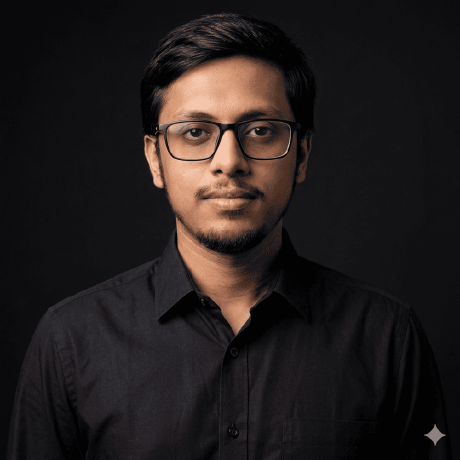
#> input picture assets/profile.png, 460 x 460 px
$ python animate_dotify.py --input ../assets/profile.png --output out.png
#> lines starting #> are read from the running program, lines starting #| are printed output that depends on the picture
#!/usr/bin/env python3
"""Readable animated dot portrait. Dependency: Pillow >= 10.

The dots keep nearly constant area so shadow details are not attenuated twice.
A low-opacity source underlay restores detail at small README display sizes.
The only motion is a periodic lighting sweep; facial geometry never shifts.
"""
from __future__ import annotations
import argparse
import math
from pathlib import Path
from PIL import Image, ImageColor, ImageDraw, ImageEnhance, ImageFilter, ImageOps


def parse_args():
    p = argparse.ArgumentParser(description=__doc__)
    p.add_argument('--input', required=True)
    p.add_argument('--output', required=True)
    p.add_argument('--cols', type=int, default=110)
    p.add_argument('--frames', type=int, default=48)
    p.add_argument('--duration', type=int, default=90, help='Milliseconds per frame')
    p.add_argument('--detail', type=float, default=0.88, help='Detail retention, 0 to 1')
    p.add_argument('--color', action='store_true')
    p.add_argument('--bg', default='#0b0f14')
    p.add_argument('--dot', default='#e8eef5')
    p.add_argument('--size', type=int, default=660)
    p.add_argument('--underlay', type=float, default=0.22, help='Subtle source underlay, 0 to 1; use 0 for pure dots')
    p.add_argument('--supersample', type=int, default=2, choices=[1, 2, 3])
    args = p.parse_args()
    if not 24 <= args.cols <= 200: p.error('--cols must be 24..200')
    if not 2 <= args.frames <= 120: p.error('--frames must be 2..120')
    if not 128 <= args.size <= 1200: p.error('--size must be 128..1200')
    if not 20 <= args.duration <= 1000: p.error('--duration must be 20..1000')
    if not 0 <= args.detail <= 1 or not 0 <= args.underlay <= 1:
        p.error('--detail and --underlay must be between 0 and 1')
    return args


def prepare_source(path, size, detail):
    with Image.open(path) as opened:
        image = ImageOps.exif_transpose(opened).convert('RGB')
    image = ImageOps.fit(image, (size, size), method=Image.Resampling.LANCZOS)
    # Lift midtones gently without the old contrast/autocontrast highlight clipping.
    gamma = 0.91 - 0.08 * detail
    lut = [round(255 * (i / 255) ** gamma) for i in range(256)]
    image = image.point(lut * 3)
    image = ImageEnhance.Color(image).enhance(0.95)
    return image.filter(ImageFilter.UnsharpMask(radius=1.0, percent=95, threshold=3))


def prepare_grid(source, cols, bg, dot, color):
    small = source.resize((cols, cols), Image.Resampling.LANCZOS)
    entries = []
    for y in range(cols):
        for x in range(cols):
            rgb = small.getpixel((x, y))
            lum = (0.2126 * rgb[0] + 0.7152 * rgb[1] + 0.0722 * rgb[2]) / 255
            if not color:
                rgb = tuple(round(bg[k] + (dot[k] - bg[k]) * lum) for k in range(3))
            entries.append((x, y, rgb, lum))
    return entries


def make_frame(source, entries, args, bg, phase):
    scale = args.supersample
    size = args.size * scale
    photo = source.resize((size, size), Image.Resampling.LANCZOS)
    if not args.color:
        photo = ImageOps.colorize(ImageOps.grayscale(photo), bg, ImageColor.getrgb(args.dot))
    frame = Image.blend(Image.new('RGB', (size, size), bg), photo, args.underlay)
    draw = ImageDraw.Draw(frame)
    cell = size / args.cols
    for x, y, rgb, lum in entries:
        # Constant centre and high minimum radius preserve eyes, glasses and hair.
        radius = cell * (0.43 + 0.035 * args.detail + 0.008 * lum)
        distance = abs((y / args.cols - phase + 0.5) % 1.0 - 0.5)
        wave = 0.5 + 0.5 * math.cos(math.pi * distance / 0.14) if distance < 0.14 else 0.0
        amount = 0.20 * wave * (0.25 + 0.75 * math.sqrt(lum))
        # A restrained lavender light passes over the portrait without darkening it.
        light = (225, 214, 255)
        fill = tuple(round(min(255, c + max(0, light[k] - c) * amount)) for k, c in enumerate(rgb))
        cx, cy = (x + 0.5) * cell, (y + 0.5) * cell
        draw.ellipse((cx-radius, cy-radius, cx+radius, cy+radius), fill=fill)
    return frame.resize((args.size, args.size), Image.Resampling.LANCZOS)


def save_gif(frames, out, duration):
    # One palette for the entire loop prevents per-frame colour flicker.
    count = min(8, len(frames))
    sample = Image.new('RGB', (256 * count, 256))
    for j in range(count):
        index = j * len(frames) // count
        sample.paste(frames[index].resize((256, 256)), (256*j, 0))
    palette = sample.quantize(colors=256, method=Image.Quantize.MEDIANCUT)
    quantized = [f.quantize(palette=palette, dither=Image.Dither.NONE) for f in frames]
    out.parent.mkdir(parents=True, exist_ok=True)
    temporary = out.with_name(out.name + '.tmp')
    quantized[0].save(temporary, format='GIF', save_all=True, append_images=quantized[1:],
                      duration=duration, loop=0, disposal=1, optimize=False)
    temporary.replace(out)


def main():
    args = parse_args()
    source = prepare_source(Path(args.input), args.size, args.detail)
#> in prepare_source, opened is the input picture: PIL image 460x460 RGB; mean R, G, B 35.1, 29.2, 28.8
#> in prepare_source, `return image.filter(ImageFilter.UnsharpMask(radius=1.0, percent=95, th..`:
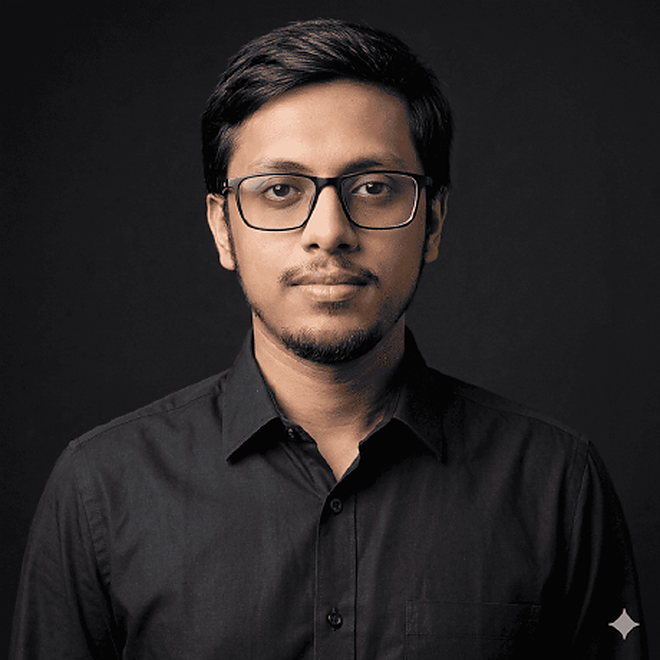
#> returned value: PIL image 660x660 RGB; mean R, G, B 44.2, 39, 38.6
    bg, dot = ImageColor.getrgb(args.bg), ImageColor.getrgb(args.dot)
    entries = prepare_grid(source, args.cols, bg, dot, args.color)
#> in prepare_grid, `small = source.resize((cols, cols), Image.Resampling.LANCZOS)`:
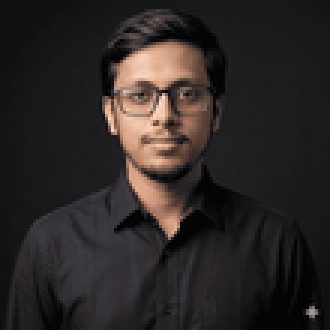
#> small: PIL image 110x110 RGB (shown 3 times larger); mean R, G, B 44.2, 39, 38.6
#> after the loop in prepare_grid, `for y in range(cols):`: entries = 12100 items
#> entries = 12100 items
    frames = [make_frame(source, entries, args, bg, i / args.frames) for i in range(args.frames)]
#> in make_frame, `photo = ImageOps.colorize(ImageOps.grayscale(photo), bg, ImageColor.ge..`:
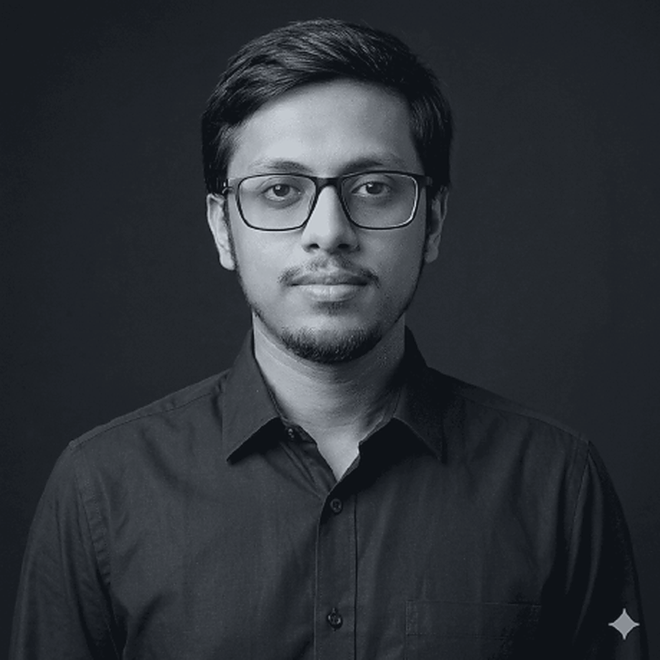
#> photo: PIL image 1320x1320 RGB (shown at 1/2 size); mean R, G, B 45.7, 49.9, 55.3
#> in make_frame, `frame = Image.blend(Image.new('RGB', (size, size), bg), photo, args.un..`:
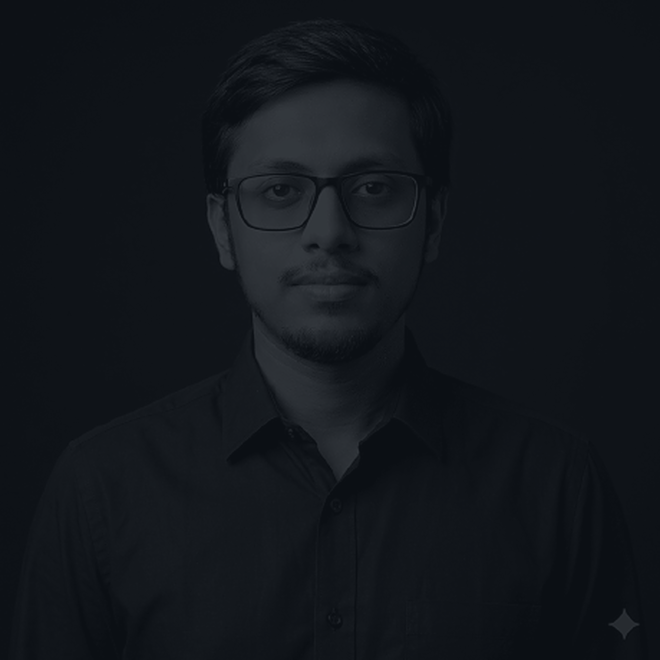
#> frame: PIL image 1320x1320 RGB (shown at 1/2 size); mean R, G, B 18.1, 22.1, 27.2
#> the loop in make_frame, `for x, y, rgb, lum in entries:` made 12100 passes
#> (rgb, lum, amount, fill, cx) on passes 1 to 3: ((24, 28, 33), 0.0594, 0.0866, (41, 44, 52), 6), ((24, 28, 33), 0.0594, 0.0866, (41, 44, 52), 18), ((24, 28, 33), 0.0594, 0.0866, (41, 44, 52), 30)
#> in make_frame, `return frame.resize((args.size, args.size), Image.Resampling.LANCZOS)`:
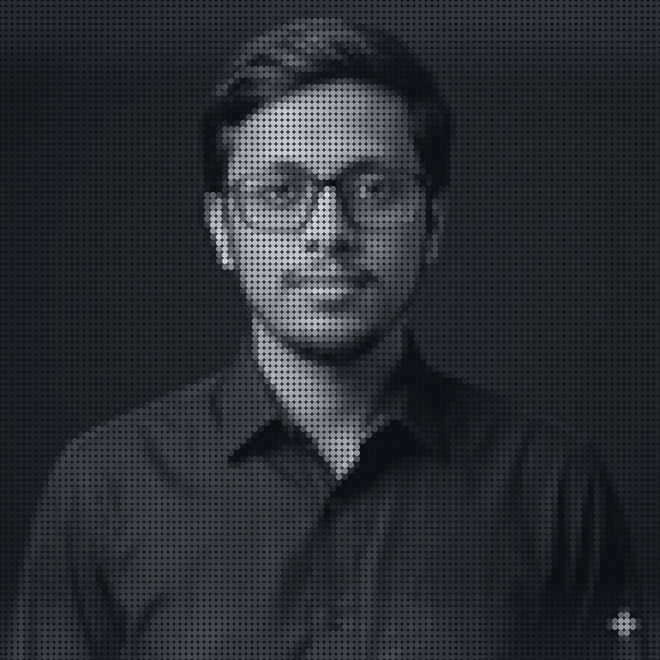
#> returned value: PIL image 660x660 RGB; mean R, G, B 41.6, 45.7, 51.3
#> the loop in make_frame (call 2), `for x, y, rgb, lum in entries:` made 12100 passes
#> (rgb, lum) on passes 28 to 30: ((26, 30, 35), 0.0672), ((27, 31, 36), 0.0712), ((28, 32, 37), 0.0751)
    output = Path(args.output)
    save_gif(frames, output, args.duration)
#> (the run stopped early here; a loop or call above may not have finished)
